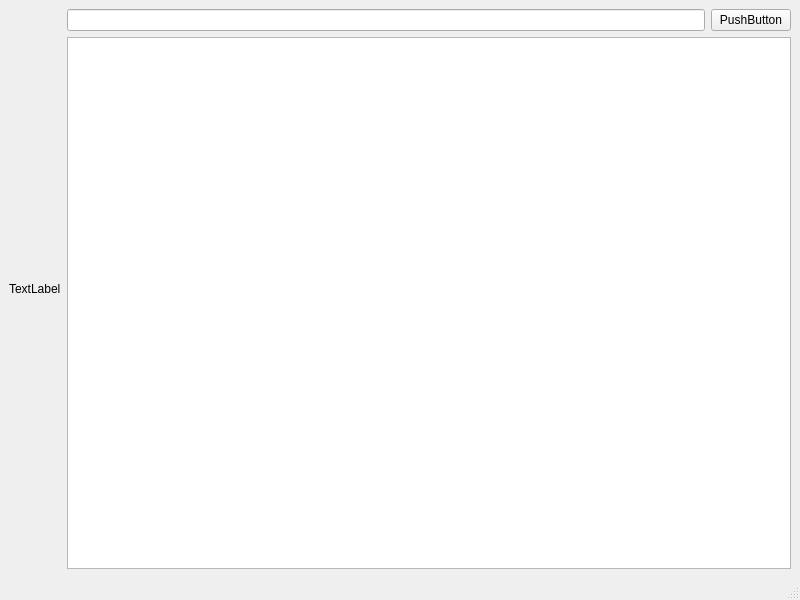
<?xml version="1.0" encoding="UTF-8"?>
<ui version="4.0">
 <class>MainWindow</class>
 <widget class="QMainWindow" name="MainWindow">
  <property name="geometry">
   <rect>
    <x>0</x>
    <y>0</y>
    <width>800</width>
    <height>600</height>
   </rect>
  </property>
  <property name="windowTitle">
   <string>MainWindow</string>
  </property>
  <widget class="QWidget" name="centralwidget">
   <layout class="QHBoxLayout" name="horizontalLayout">
    <item>
     <layout class="QVBoxLayout" name="verticalLayout_2">
      <item>
       <widget class="QLabel" name="label">
        <property name="text">
         <string>TextLabel</string>
        </property>
       </widget>
      </item>
     </layout>
    </item>
    <item>
     <layout class="QVBoxLayout" name="verticalLayout">
      <item>
       <layout class="QHBoxLayout" name="horizontalLayout_2">
        <item>
         <widget class="QLineEdit" name="lineEdit"/>
        </item>
        <item>
         <widget class="QPushButton" name="pushButton">
          <property name="text">
           <string>PushButton</string>
          </property>
         </widget>
        </item>
       </layout>
      </item>
      <item>
       <widget class="QTableWidget" name="tableWidget"/>
      </item>
     </layout>
    </item>
   </layout>
  </widget>
  <widget class="QMenuBar" name="menubar">
   <property name="geometry">
    <rect>
     <x>0</x>
     <y>0</y>
     <width>800</width>
     <height>18</height>
    </rect>
   </property>
  </widget>
  <widget class="QStatusBar" name="statusbar"/>
 </widget>
 <resources/>
 <connections/>
</ui>
